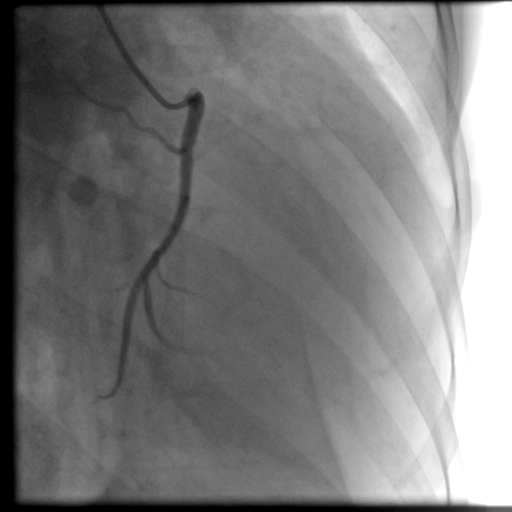
%> input picture acode_fileExchange_941/For C#/vessel.tif, 512 x 512 px
$ octave --eval "result = SegmentImage;"   (GNU Octave 9; MATLAB toolbox functions it lacks are replaced by stand-ins)
%> lines starting %> are read from the running program, lines starting %| are printed output that depends on the picture; in (x1, y1, x2, y2) boxes, pixels count from 0 and x2, y2 are one past the last pixel; in counts of white or black regions, pixels touching at a corner belong together; the program's own positions count from 1
### acode_fileExchange_941/For C#/reconstruction_by_dilation.m
function imC2=reconstruction_by_dilation(im,LEN,DEG_NUM)
%
% $$I_1=R_{I_o}\left (max\left\{\gamma_{B_i} (I_o)\right\}\right), & i=1,...,12$$
% INPUT:
%     IM (complemented green channel of a color retina image)
%     LEN (defualt: 11)
%     DEG_NUM (defualt:12)
% OUTPUT:
%     imC2
if nargin<3 || isempty(LEN)
    LEN=11;
end
if nargin<3 || isempty(DEG_NUM)
    DEG_NUM=12;
end

imo=cell(DEG_NUM,1);
for i=1:DEG_NUM
    DEG=(i-1)*((360/DEG_NUM)/2);
    se=strel('line',LEN,DEG);
    imo{i}=imopen(im,se);
end
% imB=zeros([m,n]);
imC=imo{1};
for i=2:length(imo)
    imC=max(imC,imo{i});% eq. (3.1)
end

% imC2=imC;
imC2=imreconstruct(imC,im); % eq. (3.2)
imC2=mat2gray(imC2);

### acode_fileExchange_941/For C#/min_openings.m
function imB=min_openings(im,LEN,DEG_NUM)
% $$I_2=min\left\{\gamma_{B_i} (I_o) \right\}$$
% INPUT:
%     IM (complemented green channel of a color retina image)
%     LEN (defualt: 11)
%     DEG_NUM (defualt:12)
% OUTPUT:
%     imC2 % eq. (3.2),cv0
%

if nargin<3 || isempty(LEN)
    LEN=11;
end
if nargin<3 || isempty(DEG_NUM)
    DEG_NUM=12;
end

imo=cell(DEG_NUM,1);
for i=1:DEG_NUM
    DEG=(i-1)*((360/DEG_NUM)/2);
    se=strel('line',LEN,DEG);
    imo{i}=imopen(im,se);
%     figure,imshow(imo{i});
end
% imB=zeros([m,n]);
imB=imo{1};
for i=2:length(imo)
    imB=min(imB,imo{i});% eq. (3.1)
end

### acode_fileExchange_941/For C#/smooth_cross_section.m
function imDiff=smooth_cross_section(imV,LEN_diff,DEG_NUM)
%
%LEN==>LEN_diff
if nargin<3 || isempty(LEN_diff)
    LEN_diff=7;
end
if nargin<3 || isempty(DEG_NUM)
    DEG_NUM=12;
end
imV_c=imcomplement(imV);
G1=fspecial('gaussian',[1 LEN_diff],0.5);
G2=fspecial('log',[1 LEN_diff],1.75);

imd=cell(12,1);
for i=1:12
    DEG=(i-1)*15;
    se1=makeLineKernel(LEN_diff,DEG,G1);
    se2=makeLineKernel(LEN_diff,DEG+90,G2);

    temp=imfilter(double(imV_c),se1,0,'same','conv');
    imd{i}=imfilter(mat2gray(temp),se2,0,'same','conv');
    imd{i}( imd{i}<0)=0;
end
imDiff=imd{1};
for i=2:length(imd)
    imDiff=max(imDiff,imd{i});% eq. (3.5)
end
imDiff=mat2gray(imDiff);

### acode_fileExchange_941/For C#/makeLineKernel.m
function se=makeLineKernel(len,theta_d,coeffs)
%
%%% L1=length(coeffs) must be odd.
if (len >= 1)
    theta = theta_d * pi / 180;
    x = round((len-1)/2 * cos(theta));
    y = -round((len-1)/2 * sin(theta));
    [c,r] = iptui.intline(-x,x,-y,y);
    M = 2*max(abs(r)) + 1;
    N = 2*max(abs(c)) + 1;
    idx = sub2ind([M N], r + max(abs(r)) + 1, c + max(abs(c)) + 1);
    se=zeros(M,N);
    L1=length(coeffs);
    L2=length(idx);
    if L2<L1
        coeffs2=zeros(length(idx));
        coeffs2=coeffs((1+ceil((L1-L2)/2)):(L1-floor((L1-L2)/2)));
        se(idx)=coeffs2;
    else
        se(idx)=coeffs;
    end
end

### acode_fileExchange_941/For C#/SegmentImage.m
function bw_result = SegmentImage(  )
%SEGMENTIMAGE Summary of this function goes here
%   Detailed explanation goes here
addpath(genpath('./data'));
addpath(genpath('./functions'));


clear
clc
im=imread('vessel.tif');
bw_mask=imread('haha.tif');
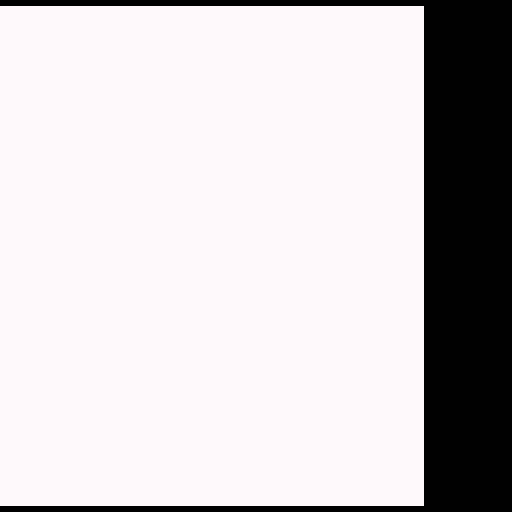
%> input picture acode_fileExchange_941/For C#/haha.tif, 512 x 512 px
%> bw_mask: size 512x512 uint8; values 0 (black) and 1 (white), 80.9% white; 1 black region, box (x1, y1, x2, y2) and area: (0, 0, 512, 512) 50144
bw_mask=logical(bw_mask);
ref_im=imread('86698558_frame35_output.jpg');
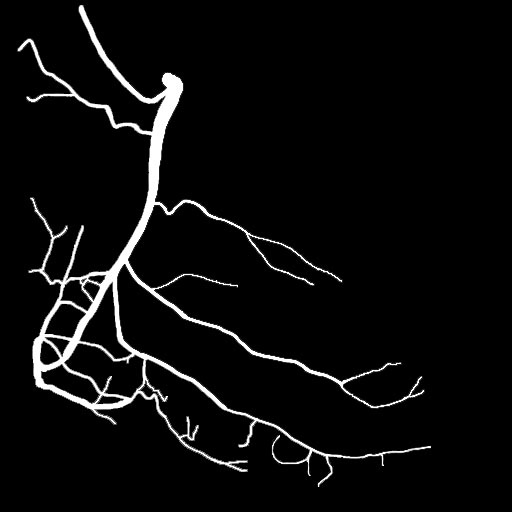
%> input picture acode_fileExchange_941/For C#/86698558_frame35_output.jpg, 512 x 512 px
%> ref_im is the input picture: size 512x512x3 uint8; min 0, max 255, mean 12.1
%
im=im(:,:,2);
%> im: size 512x512 uint8
im=mat2gray(im).*mat2gray(bw_mask);
%> im: size 512x512 double
im=imcomplement(im);% Assume vessels are lighter than background
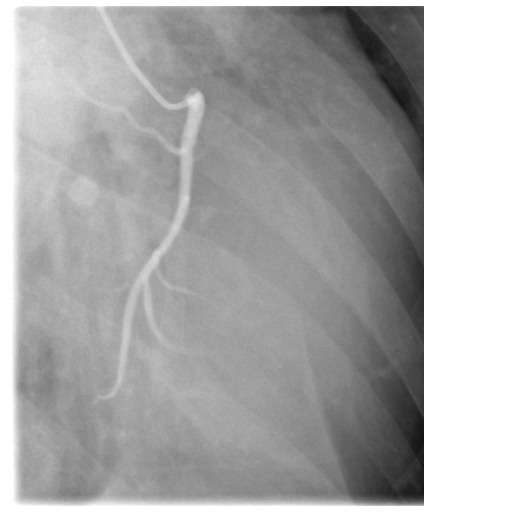
%> im: size 512x512 double; min 0.0706, max 1, mean 0.667
im=im2double(im);
ref_bw=im2bw(ref_im,0.5);
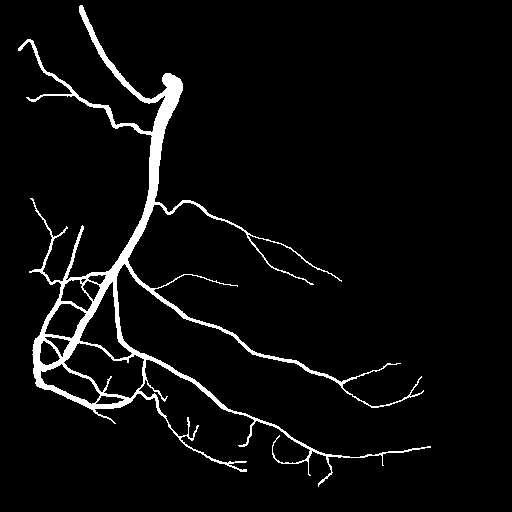
%> ref_bw: size 512x512 logical; 4.4% white; 1 white region, box (x1, y1, x2, y2) and area: (18, 5, 431, 487) 11618
%%
DEG_NUM=12;
LEN_c=10; % nghia_dog: cái này chi?u dài c?a linear struct element - ch?nh s?a cái này v?i cái d??i
LEN_o=20;
LEN_diff=7;
%
ic1=reconstruction_by_dilation(im,LEN_c,DEG_NUM);
%> after the loop in reconstruction_by_dilation, `for i=1:DEG_NUM`: imo = 12 items
%> the loop in reconstruction_by_dilation, `for i=2:length(imo)` made 11 passes
io1=min_openings(im,LEN_o,20);
%> after the loop in min_openings, `for i=1:DEG_NUM`: imo = 20 items
%> the loop in min_openings, `for i=2:length(imo)` made 19 passes
%> after the loop in min_openings, `for i=2:length(imo)`:
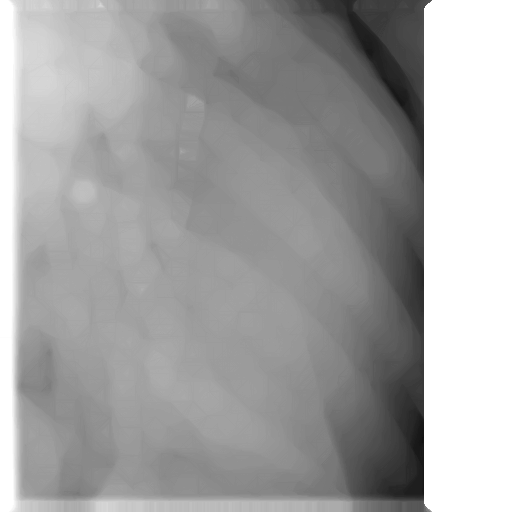
%> imB: size 512x512 double; min 0.0706, max 1, mean 0.642

io1=min_openings(io1,LEN_o,20);
%> the loop in min_openings (call 2), `for i=2:length(imo)` made 19 passes
%
iv=mat2gray(ic1-io1);
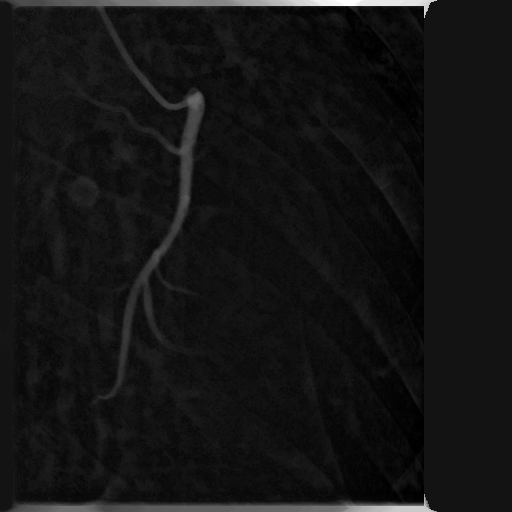
%> iv: size 512x512 double; min 0, max 1, mean 0.08
imDiff=smooth_cross_section(iv,17,LEN_c);
%> in smooth_cross_section, `imV_c=imcomplement(imV);`:
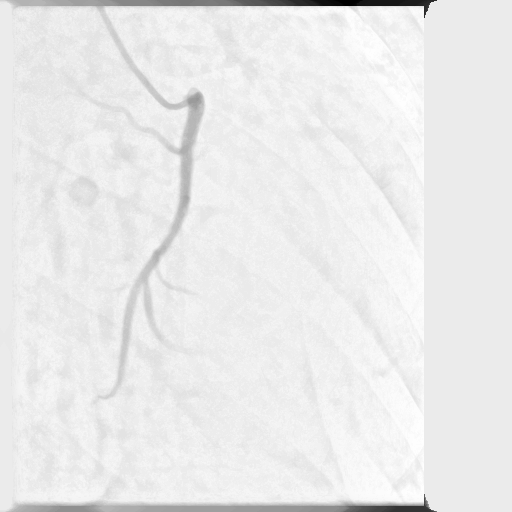
%> imV_c: size 512x512 double; min 0, max 1, mean 0.92
%> the run ends on the next line
imL=reconstruction_by_dilation(imDiff,LEN_c,DEG_NUM);
imF=reconstruction_by_erosion(imL,LEN_c,DEG_NUM);
%

% % %% Hysteresis thresholding
TH_LOW=12;% nghia_dog cái này là ng??ng thích nghi nh? nh?t, gi?m xu?ng thì l?y dc nhi?u h?n
TH_HIGH=40;
min_obj=180;
min_hole=10;
%
mask=im2bw(imF,TH_LOW/255);
marker=im2bw(imF,TH_HIGH/255);
bw_result=imreconstruct(marker,mask);
%
% some extra cleaning on the result.
bw_result=bw_result& bw_mask;
bw_result = clear_bw(bw_result, min_obj, min_hole);


end
